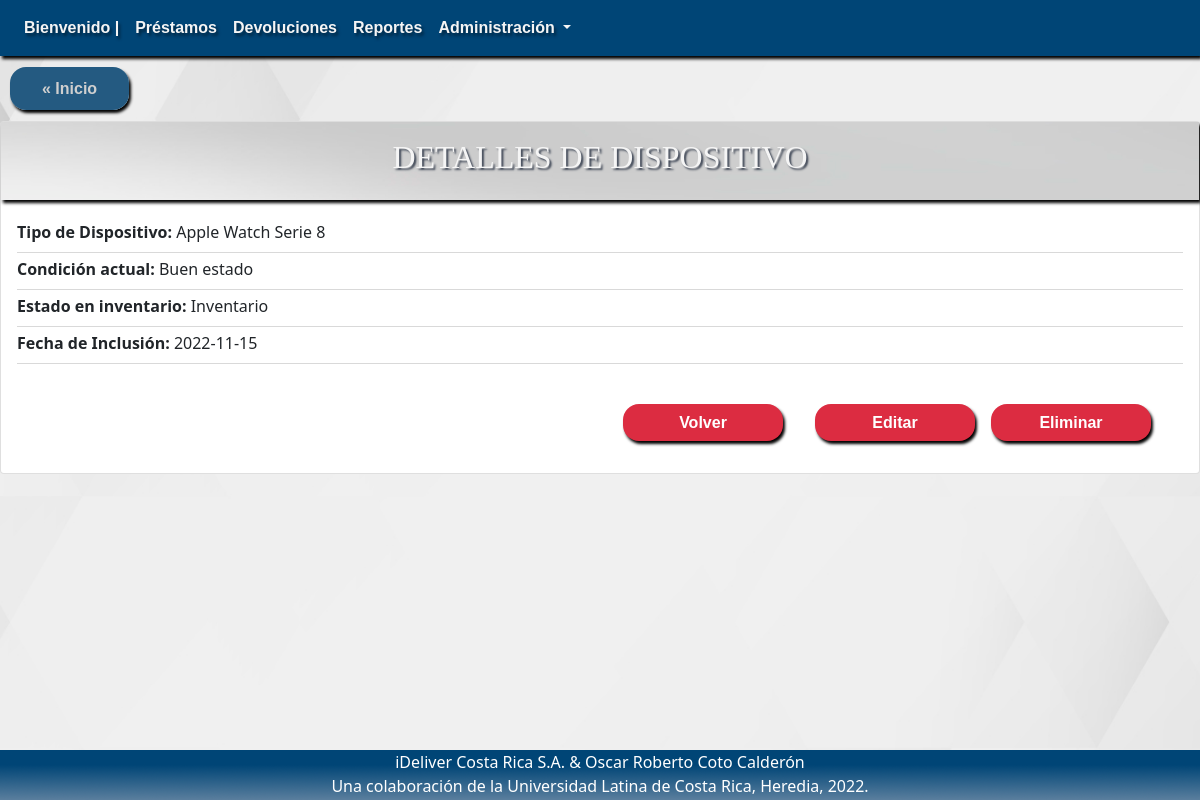
The page /?c=detalleDispositivo&idDispositivo=AW8-1 on the database its author committed.
### tables this page shows
CREATE TABLE `dispositivo` (
  `idDispositivo` varchar(25) NOT NULL,
  `idTipoDispositivo` varchar(25) NOT NULL,
  `idCondicionActual` int(11) NOT NULL,
  `idEstadoInventario` int(11) NOT NULL,
  `fechaInclusion` date DEFAULT current_timestamp()
);

CREATE TABLE `tipodispositivo` (
  `idTipoDispositivo` varchar(25) NOT NULL,
  `nombreTipoDispositivo` varchar(50) NOT NULL,
  `descripcionTipoDispositivo` varchar(100) DEFAULT NULL,
  `marcaTipoDispositivo` varchar(50) DEFAULT NULL,
  `existenciaMinima` int(11) NOT NULL
);

CREATE TABLE `condicionactual` (
  `idCondicionActual` int(11) NOT NULL,
  `descripcionCondicionActual` varchar(50) DEFAULT NULL
);

CREATE TABLE `estadoinventario` (
  `idEstadoInventario` int(11) NOT NULL,
  `descripcionEstadoInventario` varchar(50) DEFAULT NULL
);

### Controller/detalleDispositivo.php (called while the page is built, shortened)
<?php
include 'model/Dispositivo.php';
$DispositivoId = $_GET['idDispositivo'];
$sDispositivo = new Dispositivo();
    $selectDispositivo = $sDispositivo->read_Dispositivo($DispositivoId);
    $TipoDispositivo = new TipoDispositivo();
    $allTipoDispositivo = $TipoDispositivo->seleccionarAllTipoDispositivo();
    $EstadoInventario = new EstadoInventario();
    $allEstadoInventario = $EstadoInventario->seleccionarAllEstadoInventario();
    $CondicionActual = new CondicionActual();
    $allCondicionActual = $CondicionActual->seleccionarAllCondicionActual();
    include 'view/verDetalleDispositivo.php';

### Model/Dispositivo.php (called while the page is built, shortened)
<?php
include_once "model/TipoDispositivo.php";
include_once "model/CondicionActual.php";
include_once "model/EstadoInventario.php";
class Dispositivo
{
  public function __construct(
    $pidDispositivo = "",
    $pidTipoDispositivo = "",
    $pidCondicionActual = "",
    $pidEstadoInventario = "",
    $pfechaInclusion = ""
  ) {
    $this->idDispositivo = $pidDispositivo;
    $this->idTipoDispositivo = $pidTipoDispositivo;
    $this->idCondicionActual = $pidCondicionActual;
    $this->idEstadoInventario = $pidEstadoInventario;
    $this->fechaInclusion = $pfechaInclusion;
  }
  public function read_Dispositivo($idDispositivo = 0)
  {
    $rows = [];
    try {
      $sql = "SELECT * FROM Dispositivo";
      if ($idDispositivo) {
        $sql .= " WHERE idDispositivo='$idDispositivo'";
      }
      $pdo = new connection();
      $pdo = $pdo->open();
      $result = $pdo->query($sql);
      foreach ($result->fetchAll() as $value) {
        $rows[] = new Dispositivo(
        $value['idDispositivo'],
        $value['idTipoDispositivo'],
        $value['idCondicionActual'],
        $value['idEstadoInventario'],
        $value['fechaInclusion']);
      }
    } catch (Exception $ex) {
      error_log("Error en la funcion" . __FUNCTION__ . " en el archivo" . __FILE__ . " con el error " . $ex->getMessage());
    }
    return $rows;
  }
}

### Model/TipoDispositivo.php (called while the page is built, shortened)
<?php
class TipoDispositivo
{
  public function __construct(
    $pidTipoDispositivo = "",
    $pnombreTipoDispositivo = "",
    $pdescripcionTipoDispositivo = "",
    $pmarcaTipoDispositivo = "",
    $pexistenciaMinima = ""
  ) {
    $this->idTipoDispositivo = $pidTipoDispositivo;
    $this->nombreTipoDispositivo = $pnombreTipoDispositivo;
  }
  function seleccionarAllTipoDispositivo(){
    $query = "SELECT * FROM tipoDispositivo";
    $pdo = new Connection();
    $pdo = $pdo->open();
    $result = $pdo->query($query);
    $rows = [];
    foreach ($result->fetchAll() as $row) {
        $rows[] = new TipoDispositivo($row['idTipoDispositivo'], $row['nombreTipoDispositivo'],$row['descripcionTipoDispositivo'],$row['marcaTipoDispositivo'],$row['existenciaMinima']);
    }
    return $rows;
  }
}

### Model/CondicionActual.php (called while the page is built, shortened)
<?php
class CondicionActual
{
  public function __construct($idCondicionActual = "", $descripcionCondicionActual = "") {
    $this->idCondicionActual = $idCondicionActual;
    $this->descripcionCondicionActual = $descripcionCondicionActual;
  }
  function seleccionarAllCondicionActual(){
    $query = "SELECT * FROM condicionactual";
    $pdo = new Connection();
    $pdo = $pdo->open();
    $result = $pdo->query($query);
    $rows = [];
    foreach ($result->fetchAll() as $row) {
        $rows[] = new CondicionActual($row['idCondicionActual'], $row['descripcionCondicionActual']);
    }
    return $rows;
  }
}

### Model/EstadoInventario.php (called while the page is built, shortened)
<?php
class EstadoInventario
{
  public function __construct($idEstadoInventario = "", $descripcionEstadoInventario = "") {
    $this->idEstadoInventario = $idEstadoInventario;
    $this->descripcionEstadoInventario = $descripcionEstadoInventario;
  }
  function seleccionarAllEstadoInventario(){
    $query = "SELECT * FROM estadoinventario";
    $pdo = new Connection();
    $pdo = $pdo->open();
    $result = $pdo->query($query);
    $rows = [];
    foreach ($result->fetchAll() as $row) {
        $rows[] = new EstadoInventario($row['idEstadoInventario'], $row['descripcionEstadoInventario']);
    }
    return $rows;
  }
}

### View/verDetalleDispositivo.php (the view, shortened to what this page needs)
<div class="upside">
    <a href="index.php" class="Inicio">« Inicio</a>
</div>
<div class="card" id="ListaCompleta">
    <div class="card-title">
        <h2> DETALLES DE DISPOSITIVO </h2>
    </div>
    <?php
        foreach ($selectDispositivo as $value) {    ?>
    <div class="card-body">
        <p class="card-subtitle mb-2" id="card-subtitle">
            <strong>Tipo de Dispositivo: </strong>
            <?php foreach ($allTipoDispositivo as $tipo) { if ($value->idTipoDispositivo == $tipo->idTipoDispositivo) {?>
                <?php echo $tipo->nombreTipoDispositivo; ?>
            <?php } } ?>
        </p>
                <div class="dropdown-divider"></div>
        <p class="card-subtitle mb-2" id="card-subtitle">
            <strong>Condición actual: </strong>
            <?php foreach ($allCondicionActual as $condicion) { if ($value->idCondicionActual == $condicion->idCondicionActual) { ?>
                <?php echo $condicion->descripcionCondicionActual; ?>
            <?php } } ?>
        </p>
                    <div class="dropdown-divider"></div>
        <p class="card-subtitle mb-2" id="card-subtitle">
            <strong>Estado en inventario: </strong>
            <?php foreach ($allEstadoInventario as $estado) { if ($value->idEstadoInventario == $estado->idEstadoInventario) { ?>
                <td><?php echo $estado->descripcionEstadoInventario; ?></td>
            <?php } } ?>
        </p>
                <div class="dropdown-divider"></div>
        <p class="card-subtitle mb-2" id="card-subtitle">
            <strong> Fecha de Inclusión: </strong><?php echo $value->fechaInclusion; ?></p>
                <div class="dropdown-divider"></div>
    </div>
    <div class="card-dfooter">
        <a href="?c=eliminarDispositivo&idDispositivo=<?php echo $value->idDispositivo; ?>" class="card-link">Eliminar</a>
        <a href="?c=actualizarDispositivo&idDispositivo=<?php echo $value->idDispositivo; ?>" class="card-link">Editar</a>
        <a href="?c=detalleAllDispositivo" class="card-link">Volver</a>
    </div>
    <?php   }  ?>
</div>

### css/style.css (style rules this page uses)
body { background-image: url("../img/CIDM_wallpaper.jpg"); background-position: center; background-attachment: fixed; background-size:cover; }
.card { margin: auto; width: 100%; display: flexbox; }
.card .card-title { background-image: url("../img/card-subtitle-wallpaper.jpg"); color: whitesmoke; text-align: center; font-family: "Arial Black"; box-shadow: 2px 3px 3px black; }
.card .card-title h2 { text-shadow: 2px 2px 2px #3F4756; padding: 1rem; }

### css/style1.css (style rules this page uses)
#ListaCompleta { margin-top: 10px; width: inherit; }
.upside { margin-top: 20px; margin-left: 10px; margin-bottom: 20px; }
.upside .Inicio { margin: auto; padding: 0.8rem 2rem; text-align: center; background: #245a81; color: #cfcfcf; text-decoration: none; width: 50%; box-shadow: 2px 3px 3px black; font-family: "Arial", Arial, sans-serif; font-weight: bold; border-radius: 1rem; }
.card-dfooter { margin-top: 1rem; margin-right: 2rem; margin-bottom: 2rem; }
.card-dfooter .card-link { float: right; margin-right: 1rem; padding: 0.4rem 2rem; text-align: center; background: #dc2c41; color: white; text-decoration: none; width: 10rem; box-shadow: 2px 3px 3px black; font-family: "Arial", Arial, sans-serif; font-weight: bold; border-radius: 1rem; }

### rows shown on the page
dispositivo: fechaInclusion "2022-11-15"
tipodispositivo: nombreTipoDispositivo "Apple Watch Serie 8"
condicionactual: descripcionCondicionActual "Buen estado"
estadoinventario: descripcionEstadoInventario "Inventario"
